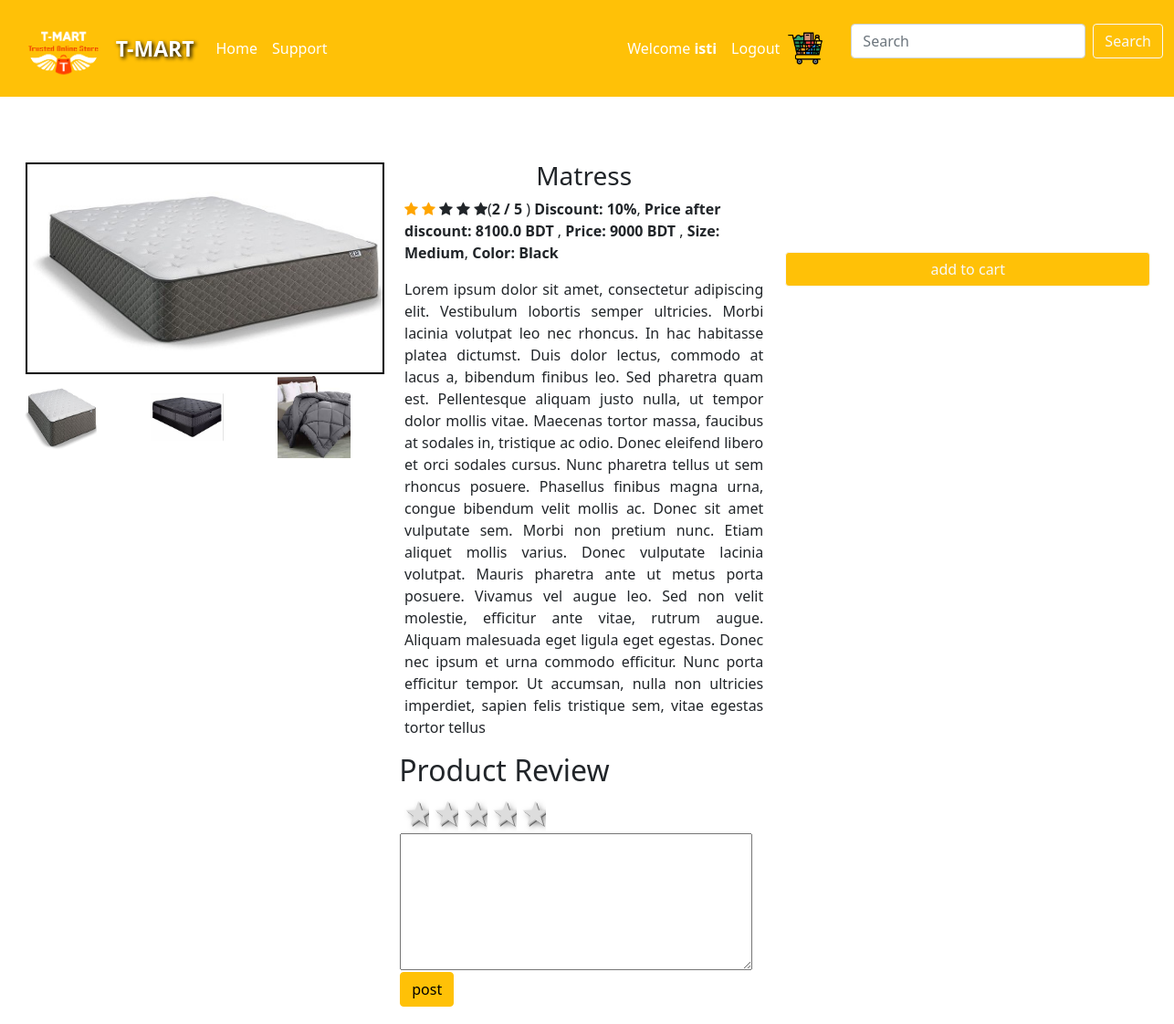
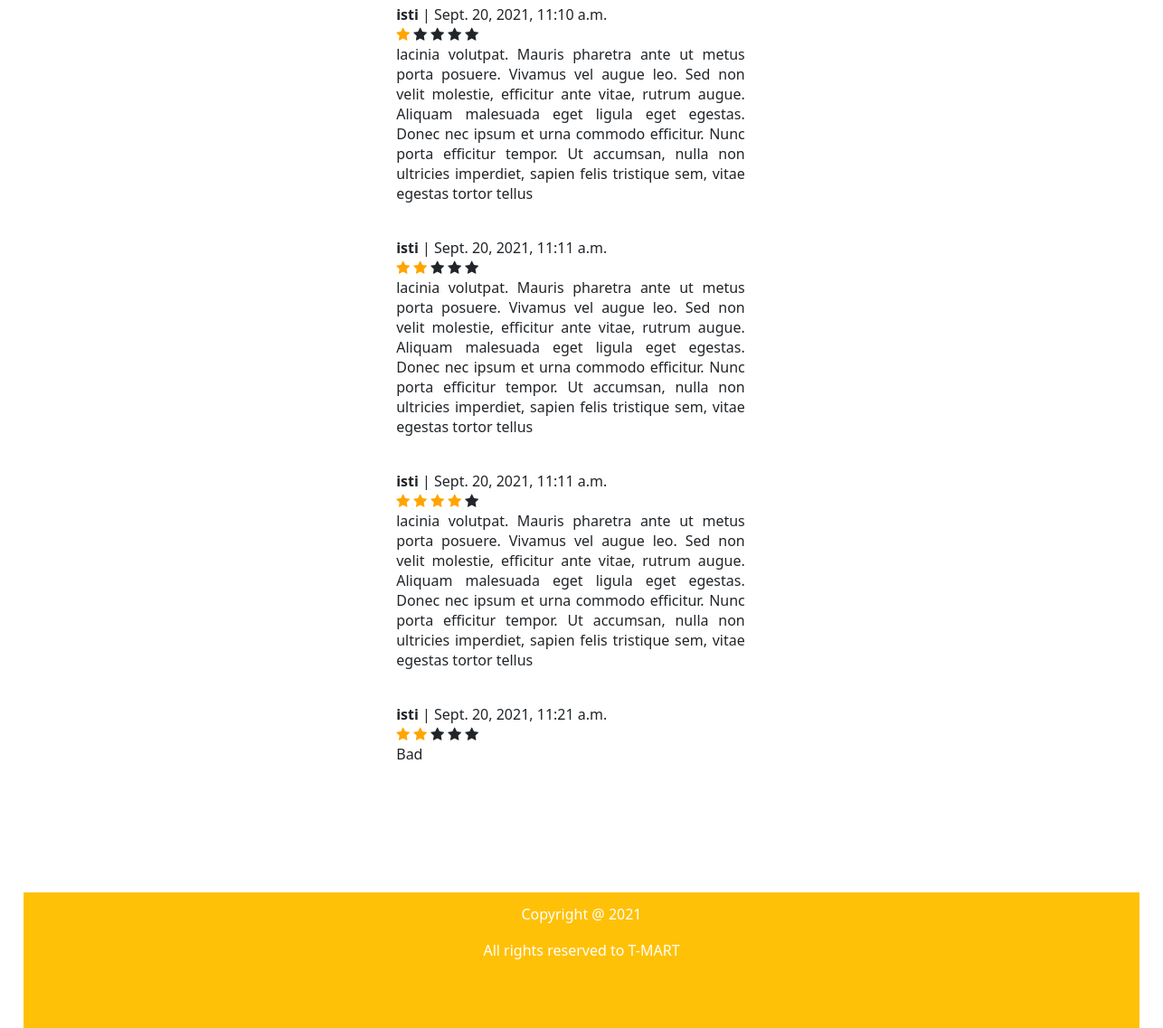
Page /productDetails/4/ (signed in) on the committed database (2 pictures, top to bottom).
### product/models.py (models this page shows, shortened)
class ProductImage(models.Model):
	product = models.ForeignKey(Product, on_delete=models.CASCADE)
	category = models.ForeignKey(Category, on_delete=models.CASCADE, null=True)
	image = models.ImageField(null=True, blank=True)
	feature = models.BooleanField(default=False)
	updated = models.DateTimeField(auto_now_add=False, auto_now=True)
	thumbnail = models.BooleanField(default=False)
	@property
	def imageURL(self):
		try:
			url = self.image.url
		except:
			url = ''
		print('URL:', url)
		return url

class Product(models.Model):
	name = models.CharField(max_length=50, null=False, blank=False)
	product_code = models.CharField(max_length=50)
	category = models.ForeignKey(Category, on_delete=models.CASCADE, null=True, blank=True)
	brand = models.ForeignKey(Brand, on_delete=models.CASCADE)
	gender = models.ForeignKey(Gender, on_delete=models.CASCADE)
	description = models.CharField(max_length=1000)
	price = models.PositiveIntegerField(default=0)
	currency = models.CharField(max_length=20)
	discount = models.IntegerField(default=0)
	color = models.CharField(max_length=20, null=True, blank=True)
	size = models.CharField(max_length=20, null=True, blank=True)
	condition = models.CharField(max_length=20, null=True, blank=True)
	model = models.CharField(max_length=30, null=True, blank=True)
	is_available = models.CharField(max_length=20, null=True, blank=True)
	rating = models.PositiveIntegerField(validators=[MinValueValidator(1), MaxValueValidator(5)])
	timestamp = models.DateTimeField(auto_now_add=True, auto_now=False)
	updated = models.DateTimeField(auto_now_add=False, auto_now=True)
	active = models.BooleanField(default=True)
	@property
	def discount_price(self):
		if self.discount > 0:
			discounted_price = self.price - self.price * self.discount / 100
			return discounted_price

class Review(models.Model):
	user = models.ForeignKey(User, on_delete=models.CASCADE)
	product = models.ForeignKey(Product, on_delete=models.CASCADE)
	comment = models.TextField(max_length=250, null=True, blank=True)
	rate = models.IntegerField(default=0)
	created_at = models.DateTimeField(auto_now_add=True)

### product/views.py (the view)
# urls.py: path('productDetails/<int:pk>/', productDetails, name="productDetails"),
def productDetails(request, pk):
	product = Product.objects.get(pk=pk)
	img = ProductImage.objects.filter(product=product)
	review = Review.objects.filter(product=product)
	rate = 1
	i = 1
	for rev in review:
		i = i+1
		rate = rev.rate+rate
	avg_rate = float(rate/i)
	avg_rate = math.ceil(avg_rate)
	template = loader.get_template('product/productDetails.html')
	context = {'product': product, 'img':img, 'review':review, 'avg_rate': avg_rate}
	return HttpResponse(template.render(context, request))

### product/templates/product/productDetails.html (shortened to what this page needs)
{% extends 'product/base.html' %}
{% block content %}
<link rel="stylesheet" href="https://cdnjs.cloudflare.com/ajax/libs/font-awesome/4.7.0/css/font-awesome.min.css">
<div class="content">
	<div class="row height_cutomize">
		<div class="col"></div>
	</div>
	<div class="row">
	    <div class="col">
	      {% for item in img %}
			{% if item.feature %}
				<img  id="featured" class="img-responsive" src="{{item.imageURL}}" width="100%" style="margin:2px;">
			{% endif %}
		  {% endfor %}
		  <div class="row">
		  	{% for item in img %}
				{% if item.thumbnail %}
					<div class="col">
						<div class="slider">
							{% if forloop.first %}
							<img class="img-responsive thumbnails active"  src="{{item.imageURL}}" width="80px" height="90px">
							{% else %}
							<img class="img-responsive thumbnails"  src="{{item.imageURL}}" width="80px" height="90px">
							{% endif %}
						</div>
		  			</div>
				{% endif %}
		    {% endfor %}
		  </div>
	    </div>
	    <div class="col">
	      <h3 style="text-align: center;">{{product.name}}</h3>
	      <div style="float: left;">
				<span class="fa fa-star {% if avg_rate >= 1 %} check {% endif %}"></span>
				<span class="fa fa-star {% if avg_rate >= 2 %} check {% endif %}"></span>
				<span class="fa fa-star {% if avg_rate >= 3 %} check {% endif %}"></span>
				<span class="fa fa-star {% if avg_rate >= 4 %} check {% endif %}"></span>
				<span class="fa fa-star {% if avg_rate >= 5 %} check {% endif %}"></span>
			</div>
			<p>(<b>{{avg_rate}} / 5 </b>) <b>Discount: {{product.discount}}%</b>, <b> Price after discount: </b>  <b>{{product.discount_price}} {{product.currency}}</b> , <b>Price: {{product.price}} {{product.currency}}</b> ,  <b>Size:</b> <b>{{product.size}}</b>, <b>Color:</b> <b>{{product.color}}</b> </p>
		  <p style="text-align: justify;">{{product.description}}</p>
	    </div>
	    <div class="col">
	      	<form class="pull-right" method="POST" action="{% url 'add-to-cart' product.id %}">
		      	<input class="btn btn-warning btn-outline-light"  style="margin-right: 25%; margin-top: 25%; width: 400px;" type="submit" value="add to cart">
	       </form>
	</div>
	<div class="row">
		<div class="col">
		</div>
		<div class="col">
			<form class="review-form" method="GET" action="{% url 'review' %}">
				<h2>Product Review</h2>
					<table>
						<tr>
							<td>
								<fieldset class="rating">
								    <input type="radio"  id="star1" name="rating" value="5" /><label for="star1">1 star</label>
								    <input type="radio"  id="star2" name="rating" value="4" /><label for="star2">2 stars</label>
								    <input type="radio"  id="star3" name="rating" value="3" /><label for="star3">3 stars</label>
								    <input type="radio"  id="star4" name="rating" value="2" /><label for="star4">4 stars</label>
								    <input type="radio"  id="star5" name="rating" value="1" /><label for="star5">5 stars</label>
								</fieldset>
							</td>
						</tr>
						<tr>
							<td>
								<div class="form-group" style="float: left; width: 100%;">
									<textarea class="input" name="comment" placeholder="your review" style="float: left; width:100%; height: 150px;">
									</textarea>
								</div>
							</td>
						</tr>
						<tr>
							<td>
								<input type="submit" name="post" value="post" class="btn btn-warning">
							</td>
						</tr>
						<tr>
							<td>
								<br>
								{% for rev in review %}
								<b>{{rev.user}}  </b> |
								{{rev.created_at}} <br>
								<div style="float: left;">
									<span class="fa fa-star {% if rev.rate >= 1 %} checkede {% endif %}"></span>
									<span class="fa fa-star {% if rev.rate >= 2 %} checkede {% endif %}"></span>
									<span class="fa fa-star {% if rev.rate >= 3 %} checkede {% endif %}"></span>
									<span class="fa fa-star {% if rev.rate >= 4 %} checkede {% endif %}"></span>
									<span class="fa fa-star {% if rev.rate >= 5 %} checkede {% endif %}"></span>
								</div>
								<br>
								<p style="text-align: justify; ">{{rev.comment}} </p> <br>
								{% endfor %}
							</td>
						</tr>
					</table>
			</form>
		</div>
		<div class="col">
		</div>
	</div>
</div>
{% endblock %}

### product/templates/product/navbar.html (shortened to what this page needs)
{% load static %}
<nav class="navbar fixed-top navbar-expand-lg navbar-light bg-warning">
  <div class="container-fluid">
    <img src="/media/photos/logo_mart.png" height="90px; width:90px;" style="float: left;">
    <a class="navbar-brand" href="{% url 'homePage' %}" style="color: white; font-size: 23px; text-shadow: 2px 2px 4px #000000;"><b>T-MART</b></a>
    <div class="collapse navbar-collapse" id="navbarScroll" >
      <ul class="navbar-nav me-auto my-2 my-lg-0 navbar-nav-scroll" style="--bs-scroll-height: 100px;">
        <li class="nav-item">
          <a class="nav-link active" aria-current="page" href="{% url 'homePage' %}" style="color:white">Home</a>
        </li>
        <li class="nav-item">
          <a class="nav-link" href="{% url 'supportPage' %}" style="color:white">Support</a>
        </li>
      </ul>
      <ul class="navbar-nav mr-auto">
        {% if user.is_authenticated %}
        <li class="nav-item">
          <a class="nav-link" href="#" style="color:white">Welcome <b> {{user.username}} </b> </a>
        </li>
         <li class="nav-item">
          <a class="nav-link" href="/logout/" style="color:white">Logout</a>
        </li>
        {% endif %}
      </ul>
       <div style="margin-right: 30px;">
       <a href="{% url 'viewCart' %}"><img src="/media/photos/cart.png" style="width: 40px; height: 40px; margin-right: 15%;"></a>
    </div>
      <form class="d-flex" action="{% url 'search' %}" method="POST" >
        <input class="form-control me-2" type="search" placeholder="Search" name="name" aria-label="Search">
        <button class="btn btn-outline-light" type="submit">Search</button>
      </form>
    </div>
  </div>
</nav>

### product/templates/product/productDetails.html (style rules this page uses)
.check { color: orange; }
.checkede { color: orange; }
.rating { float:left; }
.rating:not(:checked) > label { float:right; width:1em; padding:0 .1em; overflow:hidden; white-space:nowrap; cursor:pointer; font-size:200%; line-height:1.2; color:#ddd; text-shadow:1px 1px #bbb, 2px 2px #666, .1em .1em .2em rgba(0,0,0,.5); }
.rating:not(:checked) > label:before { content: '★ '; }
#featured { max-width: 100%; max-height: 100%; object-fit: cover; cursor: pointer; border: 2px solid black; }
.active { opacity: 1; }
.height_cutomize { height: 150px; background-color: white; }

### rows in the picture
ProductImage: imageURL (picture)
ProductImage: imageURL (picture)
ProductImage: imageURL (picture)
Product: name "Matress", discount "10", discount_price "8100.0", currency "BDT", price "9000", size "Medium", color "Black", description "Lorem ipsum dolor sit amet, consectetur adipiscing elit. Vestibulum lobortis semper ultricies. Morbi lacinia volutpat leo nec rhoncus. In hac habitasse platea dictumst. Duis dolor lectus, commodo at lacus a, bibendum finibus leo. Sed pharetra quam est. Pellentesque aliquam justo nulla, ut tempor dolor mollis vitae. Maecenas tortor massa, faucibus at sodales in, tristique ac odio. Donec eleifend libero et orci sodales cursus. Nunc pharetra tellus ut sem rhoncus posuere. Phasellus finibus magna urna, congue bibendum velit mollis ac. Donec sit amet vulputate sem. Morbi non pretium nunc. Etiam aliquet mollis varius. Donec vulputate lacinia volutpat. Mauris pharetra ante ut metus porta posuere.…"
Review: user "isti", created_at "Sept. 20, 2021, 11:10 a.m.", rate 1 (drawn), comment "lacinia volutpat. Mauris pharetra ante ut metus porta posuere. Vivamus vel augue leo. Sed non velit molestie, efficitur ante vitae, rutrum augue. Aliquam malesuada eget ligula eget egestas. Donec nec ipsum et urna commodo efficitur. Nunc porta efficitur tempor. Ut accumsan, nulla non ultricies imperdiet, sapien felis tristique sem, vitae egestas tortor tellus"
Review: user "isti", created_at "Sept. 20, 2021, 11:11 a.m.", rate 2 (drawn), comment "lacinia volutpat. Mauris pharetra ante ut metus porta posuere. Vivamus vel augue leo. Sed non velit molestie, efficitur ante vitae, rutrum augue. Aliquam malesuada eget ligula eget egestas. Donec nec ipsum et urna commodo efficitur. Nunc porta efficitur tempor. Ut accumsan, nulla non ultricies imperdiet, sapien felis tristique sem, vitae egestas tortor tellus"
Review: user "isti", created_at "Sept. 20, 2021, 11:11 a.m.", rate 4 (drawn), comment "lacinia volutpat. Mauris pharetra ante ut metus porta posuere. Vivamus vel augue leo. Sed non velit molestie, efficitur ante vitae, rutrum augue. Aliquam malesuada eget ligula eget egestas. Donec nec ipsum et urna commodo efficitur. Nunc porta efficitur tempor. Ut accumsan, nulla non ultricies imperdiet, sapien felis tristique sem, vitae egestas tortor tellus"
Review: user "isti", created_at "Sept. 20, 2021, 11:21 a.m.", rate 2 (drawn), comment "Bad"

### other values in the picture
{{ user.username }} "isti"
{{ avg_rate }} "2"
